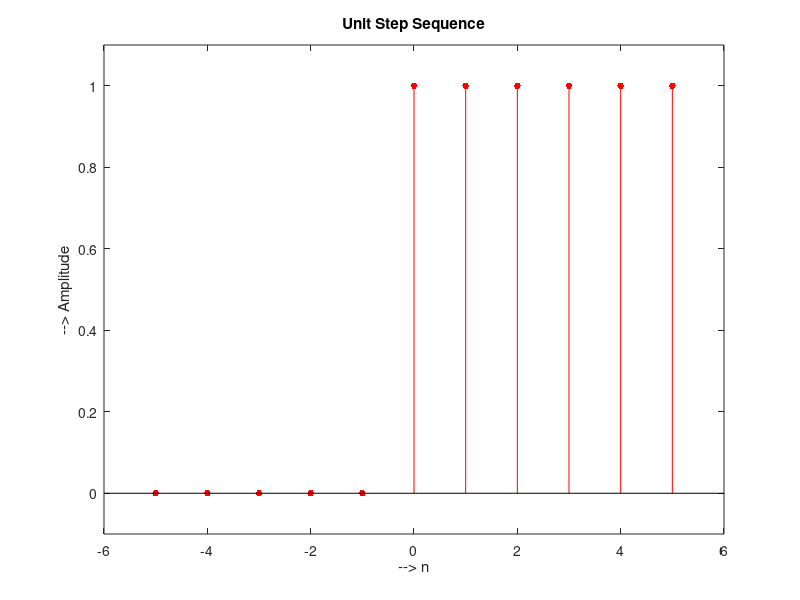

Reproduce this figure in MATLAB.
%% step
%n = [-5, -4, -3, -2, -1, 0, 1, 2, 3, 4, 5];
%x = [0, 0, 0, 0, 0, 1, 1, 1, 1, 1, 1];
n = -5:1:5;
x = (n>=0);

stem(n, x, 'r.-', 'MarkerSize', 15);
xlim([n(1)-1 n(end)+1]);
ylim([-0.1 1.1]);
xlabel('--> n');
ylabel('--> Amplitude');
title('Unit Step Sequence');